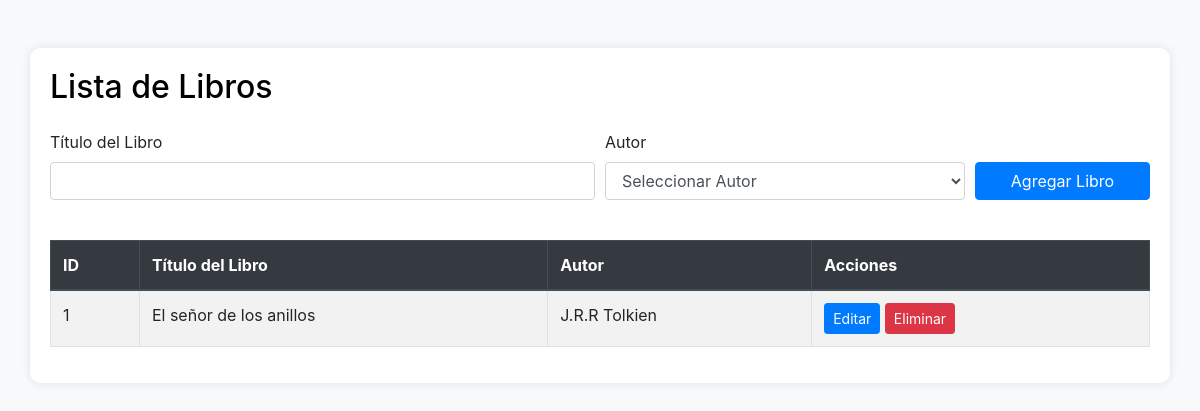
/libros, run on an earlier commit of the app's database.
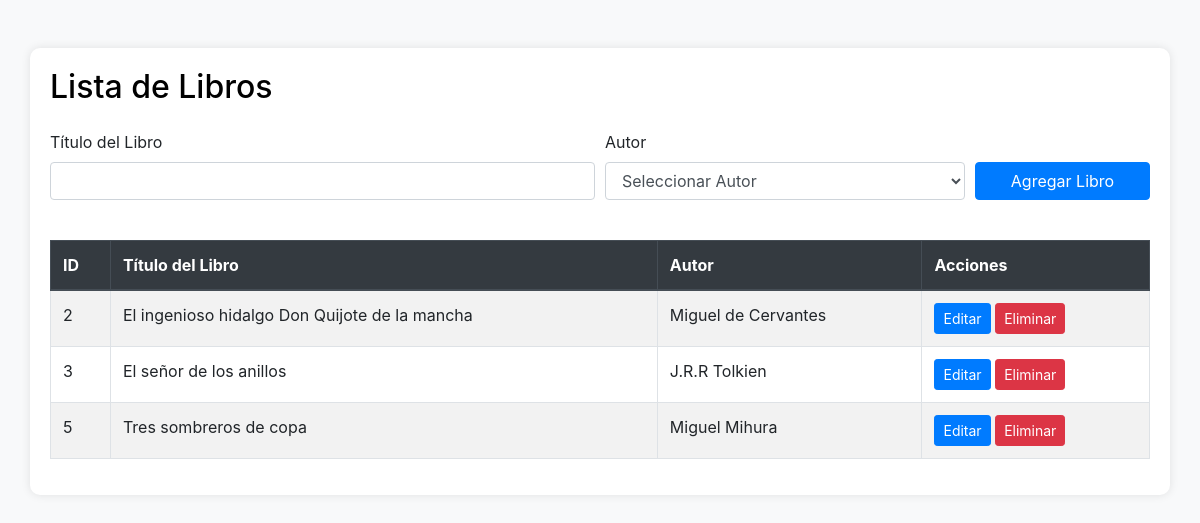
And on a later commit of the database.
### tables this page shows
CREATE TABLE `libros` (
  `idlibros` int NOT NULL AUTO_INCREMENT,
  `titulo` varchar(200) DEFAULT NULL,
  `autor` int NOT NULL,
  PRIMARY KEY (`idlibros`),
  KEY `fk_libros_autores_idx` (`autor`),
  CONSTRAINT `fk_libros_autores` FOREIGN KEY (`autor`) REFERENCES `autores` (`idautores`)
);

CREATE TABLE `autores` (
  `idautores` int NOT NULL AUTO_INCREMENT,
  `nombre` varchar(200) DEFAULT NULL,
  PRIMARY KEY (`idautores`)
);

### libros.php (the view, shortened to what this page needs)
<?php
require_once("conexion.php");
$sql = "SELECT libros.idlibros, libros.titulo AS titulo_libro, autores.nombre AS nombre_autor
        FROM libros
        INNER JOIN autores ON libros.autor = autores.idautores";
$stmt = $conn->query($sql);
$libros = $stmt->fetchAll(PDO::FETCH_ASSOC);
?>
<!DOCTYPE html>
<html lang="es">
<head>
    <link rel="stylesheet" href="https://stackpath.bootstrapcdn.com/bootstrap/4.5.2/css/bootstrap.min.css">
    <link rel="stylesheet" href="assets/css/libros.css">
</head>
<body>
<div class="container mt-5">
    <h2 class="mb-4"><a href="index.php" style="text-decoration: none; color: black;">Lista de Libros</a></h2>
    <form method="post" action="<?php echo htmlspecialchars($_SERVER["PHP_SELF"]); ?>" class="mb-4">
        <div class="form-row">
            <div class="form-group col-md-6">
                <label for="titulo">Título del Libro</label>
                <input type="text" class="form-control" id="titulo" name="titulo" required>
            </div>
            <div class="form-group col-md-4">
                <label for="autor">Autor</label>
                <select id="autor" class="form-control" name="autor" required>
                    <option selected disabled>Seleccionar Autor</option>
                </select>
            </div>
            <div class="form-group col-md-2 align-self-end mt-auto">
                <button type="submit" class="btn btn-biblioteca btn-block" name="agregar_libro">Agregar Libro</button>
            </div>
        </div>
    </form>
    <table class="table table-striped table-biblioteca">
        <thead class="thead-dark">
            <tr>
                <th>ID</th>
                <th>Título del Libro</th>
                <th>Autor</th>
                <th>Acciones</th>
            </tr>
        </thead>
        <tbody>
            <?php foreach ($libros as $libro): ?>
                <tr>
                    <td><?php echo $libro['idlibros']; ?></td>
                    <td><?php echo $libro['titulo_libro']; ?></td>
                    <td><?php echo $libro['nombre_autor']; ?></td>
                    <td>
                        <a href="editar_libro.php?id=<?php echo $libro['idlibros']; ?>" class="btn btn-primary btn-sm">Editar</a>
                        <a href="<?php echo htmlspecialchars($_SERVER["PHP_SELF"]); ?>?eliminar=<?php echo $libro['idlibros']; ?>" class="btn btn-danger btn-sm" onclick="return confirm('¿Estás seguro de que deseas eliminar este libro?')">Eliminar</a>
                    </td>
                </tr>
            <?php endforeach; ?>
        </tbody>
    </table>
</div>
</body>
</html>

### assets/css/libros.css (style rules this page uses)
body { background-color: #f8f9fa; }
.container { background-color: #fff; padding: 20px; border-radius: 10px; box-shadow: 0 0 10px rgba(0,0,0,0.1); }
.btn-biblioteca { background-color: #007bff; border-color: #007bff; color: #fff; }
.table-biblioteca th, .table-biblioteca td { border: 1px solid #dee2e6; }
.table-biblioteca th { background-color: #007bff; color: #fff; }

What changed in the data, as far as the page shows it:
removed libros: idlibros "1", titulo "El señor de los anillos", autor.nombre "J.R.R Tolkien"
added libros: idlibros "2", titulo "El ingenioso hidalgo Don Quijote de la mancha", autor.nombre "Miguel de Cervantes"
added libros: idlibros "3", titulo "El señor de los anillos", autor.nombre "J.R.R Tolkien"
added libros: idlibros "5", titulo "Tres sombreros de copa", autor.nombre "Miguel Mihura"
